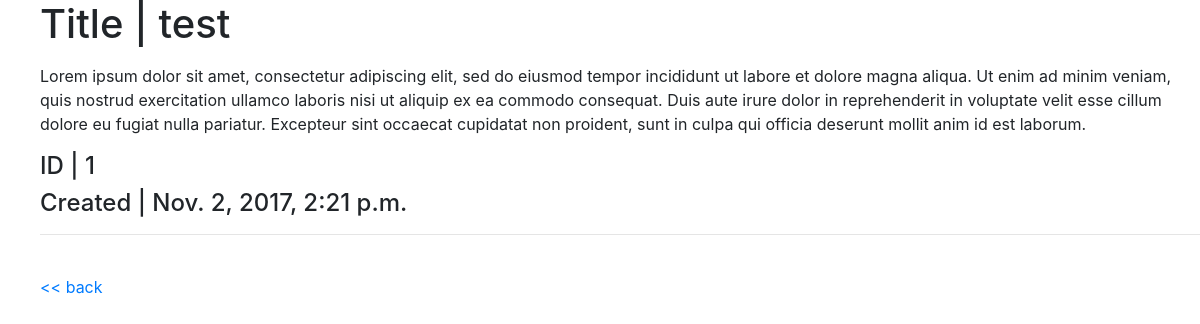
Page /posts/detail/1/ on the earlier database version.
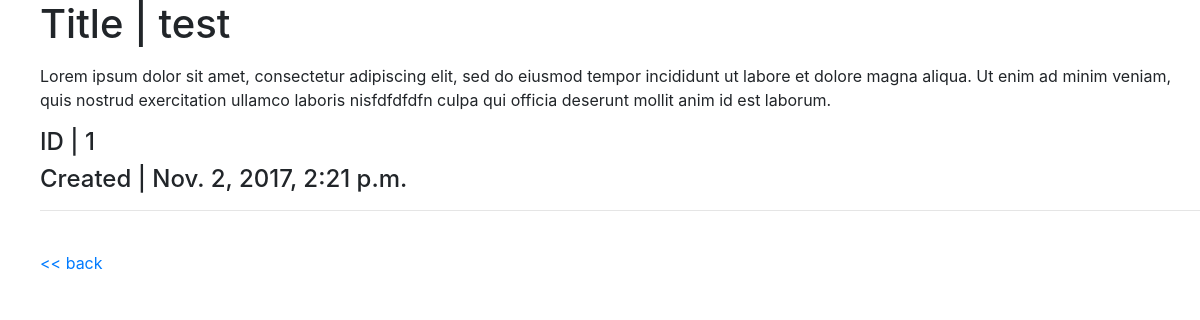
Same page on the later database version.
### posts/models.py (models this page shows, shortened)
class Post(models.Model):
	title = models.CharField(max_length=255)
	content = models.TextField()
	updated = models.DateTimeField(auto_now=True)
	timestamp = models.DateTimeField(auto_now_add=True)

### posts/views.py (the view)
# urls.py: url(r'^detail/(?P<post_id>\d+)/$', views.post_detail, name="detail"),
def post_detail(request, post_id):
	item = get_object_or_404(Post, id=post_id)
	context = {
		"items": item,
	}
	return render(request, "detail.html", context)

### posts/templates/detail.html (shortened to what this page needs)
{% extends "base.html" %}
{% block content %}
	<ul>
	<h1>Title | {{items.title}}</a></h1>
	<p>{{items.content|linebreaks}}</p>
	<h4>ID | {{items.id}} </h4>
	<h4>Created | {{items.timestamp}}</h4>
	<hr>
	<br>
	</ul>
{% endblock content %}

Differences in the rows shown:
changed Post "test": content "…nostrud exercitation ullamco laboris nisi ut aliquip ex ea commodo consequat. Duis aute irure dolor in reprehenderit in voluptate velit esse cillum dolore eu fugiat nulla pariatur. Excepteur sint occaecat cupidatat non proident, sunt in culpa qui officia deserunt…" → "…nostrud exercitation ullamco laboris nisfdfdfdfn culpa qui officia deserunt…"
